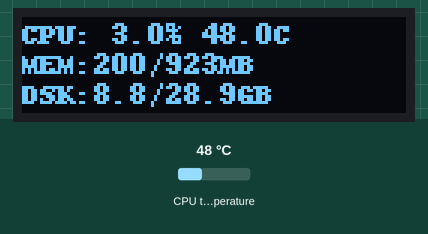
This program was run on a simulated Raspberry Pi (BCM pin numbers). Shown: 128×32 one-colour display. The inputs (shaded band) are chosen by the test bench; at power-on: CPU temperature 48 °C. System figures (address, load, memory, disk, uptime) are fixed made-up values.

Above: at 1.2 s.
1.3 s: CPU temperature set to 31 °C
At 3.0 s:
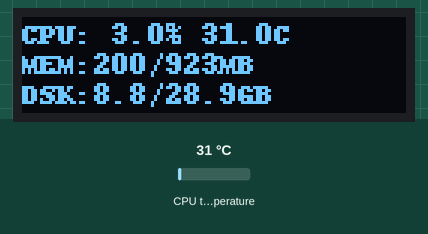
4.1 s: CPU temperature set to 44 °C
At 5.7 s:
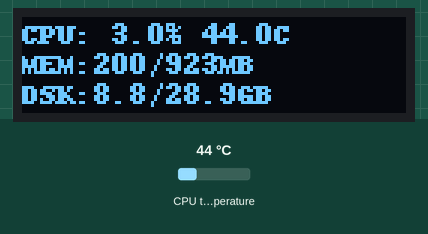
6.9 s: CPU temperature set to 58 °C
At 8.8 s:
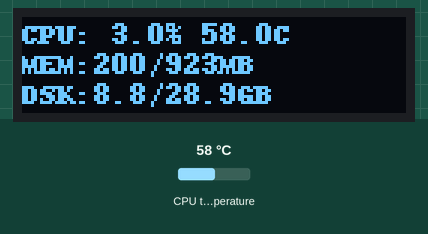
Timing chart, 0 to 10.3 s (numbered marks = the images above; inputs shaded):
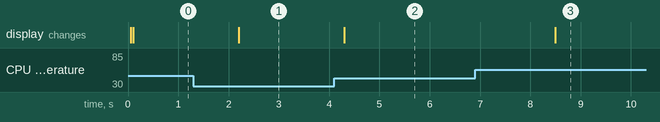

The program:

main.py
```python
#!/usr/bin/env python3
"""Display Raspberry Pi system stats (CPU, memory, storage, temperature) on a
128x32 I2C SSD1306 OLED display, with a slow pixel-orbiting shift to reduce
the risk of burn-in on the always-on display.

Designed to run as a systemd service (handles SIGTERM/SIGINT for clean stop).
"""

import shutil
import signal
import sys
import time

import psutil
from luma.core.interface.serial import i2c
from luma.core.render import canvas
from luma.oled.device import ssd1306
from PIL import ImageFont

# --- Display configuration ---
I2C_PORT = 1
I2C_ADDRESS = 0x3C
DISPLAY_WIDTH = 128
DISPLAY_HEIGHT = 32
# only 0 or 180 degrees are supported
DISPLAY_ROTATE_DEGREES = 180

# --- Timing configuration ---
STATS_UPDATE_SECONDS = 2
ORBIT_SHIFT_SECONDS = 60

# --- Burn-in prevention: small (x, y) offsets cycled through over time.
# Actual drawn positions are always clamped to the display bounds, so these
# can be any values without risk of drawing off-screen. ---
ORBIT_OFFSETS = [
    (0, 0), (2, 0), (4, 1), (4, 2), (2, 3),
    (0, 4), (-2, 3), (-4, 2), (-4, 1), (-2, 0),
]

TEMP_PATH = "/sys/class/thermal/thermal_zone0/temp"

running = True


def handle_stop_signal(signum, frame):
    global running
    running = False


def get_cpu_load():
    return psutil.cpu_percent(interval=None)


def get_memory_usage():
    mem = psutil.virtual_memory()
    used_mb = mem.used // (1024 * 1024)
    total_mb = mem.total // (1024 * 1024)
    return used_mb, total_mb


def get_storage_usage():
    total, used, _free = shutil.disk_usage("/")
    used_gb = used / (1024 ** 3)
    total_gb = total / (1024 ** 3)
    return used_gb, total_gb


def get_cpu_temperature():
    try:
        with open(TEMP_PATH, "r") as f:
            return int(f.read().strip()) / 1000.0
    except (OSError, ValueError):
        return 0.0


def draw_stats(draw, font, offset, stats):
    cpu, (mem_used, mem_total), (disk_used, disk_total), temp = stats
    x, y = offset

    line1 = f"CPU:{cpu:>4.1f}% {temp:>4.1f}C"
    line2 = f"MEM:{mem_used}/{mem_total}MB"
    line3 = f"DSK:{disk_used:.1f}/{disk_total:.1f}GB"

    # clamp each line's position to the display bounds so the orbit shift
    # can never draw text outside the visible area
    for text, base_y in ((line1, 0), (line2, 10), (line3, 20)):
        left, top, right, bottom = draw.textbbox((0, 0), text, font=font)
        width, height = right - left, bottom - top
        pos_x = min(max(x, 0), max(DISPLAY_WIDTH - width, 0))
        pos_y = min(max(base_y + y, 0), max(DISPLAY_HEIGHT - height, 0))
        draw.text((pos_x, pos_y), text, font=font, fill="white")


def main():
    signal.signal(signal.SIGTERM, handle_stop_signal)
    signal.signal(signal.SIGINT, handle_stop_signal)

    if DISPLAY_ROTATE_DEGREES not in (0, 180):
        sys.exit("DISPLAY_ROTATE_DEGREES must be 0 or 180")
    rotate = 2 if DISPLAY_ROTATE_DEGREES == 180 else 0

    serial = i2c(port=I2C_PORT, address=I2C_ADDRESS)
    device = ssd1306(serial, width=DISPLAY_WIDTH, height=DISPLAY_HEIGHT, rotate=rotate)
    font = ImageFont.load_default()

    # prime cpu_percent so the first reading is meaningful
    psutil.cpu_percent(interval=None)

    last_stats_update = 0.0
    last_orbit_shift = 0.0
    orbit_index = 0
    stats = (0.0, (0, 0), (0.0, 0.0), 0.0)

    try:
        while running:
            now = time.monotonic()

            if now - last_stats_update >= STATS_UPDATE_SECONDS:
                stats = (
                    get_cpu_load(),
                    get_memory_usage(),
                    get_storage_usage(),
                    get_cpu_temperature(),
                )
                last_stats_update = now

            if now - last_orbit_shift >= ORBIT_SHIFT_SECONDS:
                orbit_index = (orbit_index + 1) % len(ORBIT_OFFSETS)
                last_orbit_shift = now

            with canvas(device) as draw:
                draw_stats(draw, font, ORBIT_OFFSETS[orbit_index], stats)

            time.sleep(1)
    finally:
        device.clear()
        device.hide()


if __name__ == "__main__":
    sys.exit(main())
```

Measured:
- after the input at 1.3 s, the display: changes after 0.90 s (image 1)
- after the input at 4.1 s, the display: changes after 0.20 s (image 2)
- after the input at 6.9 s, the display: changes after 1.6 s (image 3)
